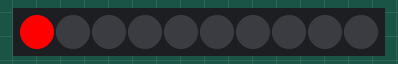
Recording of a sketch running on a simulated Arduino Uno, built with avr-gcc and run on an emulated ATmega328P. On the bench: 10 RGB LEDs in strip order, left to right.

Above: at 0.05 s.
At 0.45 s:
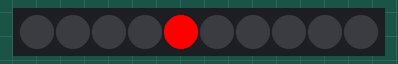
At 0.95 s:
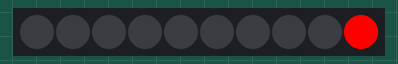
At 1.46 s:
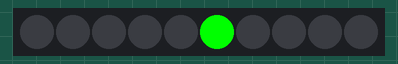
At 1.96 s:
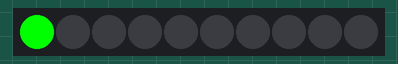
At 2.36 s:
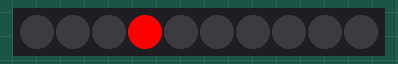

The sketch:

4-knight-rider.ino
```cpp
#include <Adafruit_NeoPixel.h>

#define PIN 6
#define AMOUNT_OF_LEDS 10
#define DELAY 100

Adafruit_NeoPixel strip = Adafruit_NeoPixel(AMOUNT_OF_LEDS, PIN, NEO_GRB + NEO_KHZ800);

void setup() {
  strip.begin();
  strip.show(); // Initialize all pixels to 'off'
}

void loop() {
  for(uint8_t i = 0; i < AMOUNT_OF_LEDS; i++) {
    for(uint8_t i2 = 0; i2 < AMOUNT_OF_LEDS; i2++) {
      if(i == i2) {
        strip.setPixelColor(i2, strip.Color(255, 0, 0));
      } else {
        strip.setPixelColor(i2, 0);
      }
    }
    strip.show();
    delay(DELAY);
  }

  for(uint8_t i = 0; i < AMOUNT_OF_LEDS; i++) {
    for(uint8_t i2 = 0; i2 < AMOUNT_OF_LEDS; i2++) {
      if(i == i2) {
        strip.setPixelColor(AMOUNT_OF_LEDS - i2 - 1, strip.Color(0, 255, 0));
      } else {
        strip.setPixelColor(AMOUNT_OF_LEDS - i2 - 1, 0);
      }
    }
    strip.show();
    delay(DELAY);
  }
}
```

Measured:
- by itself, everything shown: repeats every 2.0 s, in 20 steps
